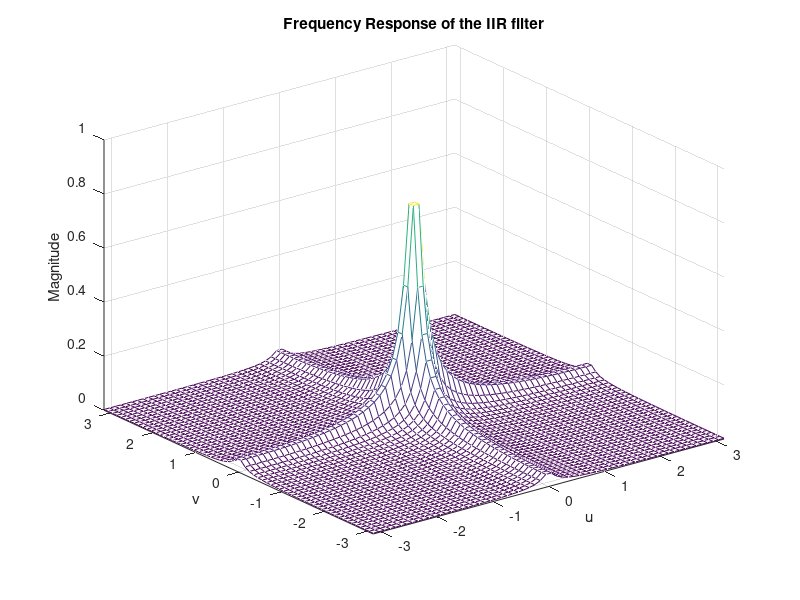
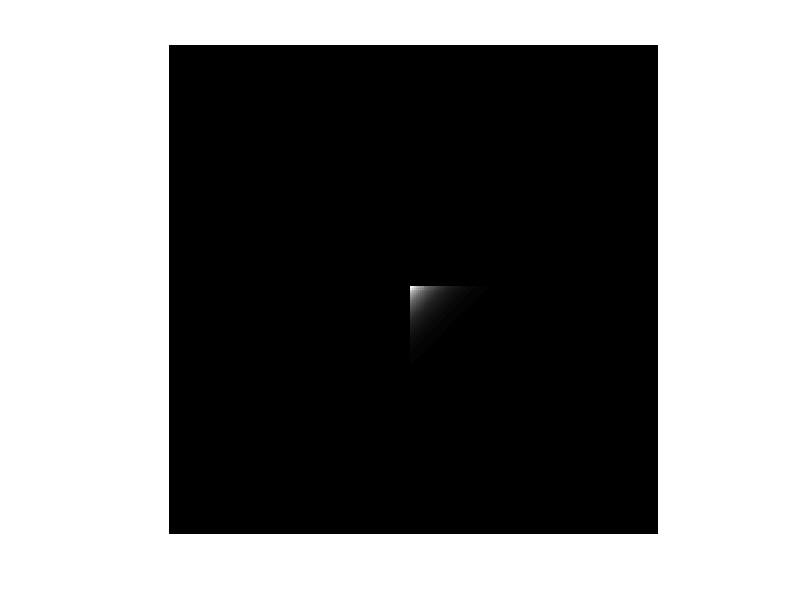

Here is the MATLAB script that generated these plots, in order:
close all
size = 64;
u_vec = linspace(-pi, pi, size);
v_vec = linspace(-pi, pi, size);
H = zeros(size, size);
ind = 1;
for u = u_vec
    H(ind, :) = abs(0.01./(1-0.9*exp(-1i*u)-0.9*exp(-1i*v_vec)+0.81*exp(-1i*u-1i*v_vec)));
    ind = ind + 1;
end
mesh(u_vec, v_vec, H);
xlabel('u')
ylabel('v')
zlabel('Magnitude')
xlim([-pi, pi])
ylim([-pi, pi])
title('Frequency Response of the IIR filter')

%calculate point spread function
figure
in = zeros(256,256);
in(127, 127) = 1;
h = zeros(256, 256);
for i = 1:256
    for j = 1:256
        y = 0.01*in(i,j);
        if (i-1) > 0
            y = y + 0.9 * h(i-1, j);
        end
        if (j-1) > 0
            y = y + 0.9 * h(i, j-1);
        end
        if (i-1) > 0 && (j-1) > 0
            y = y - 0.81 * h(i-1, j-1);
        end
        h(i,j) = y;
    end
end
imshow(uint8(255*100*h))
imwrite(uint8(255*100*h), 'h_out.png');
imwrite(uint8(255*100*h), 'h_out.tif');